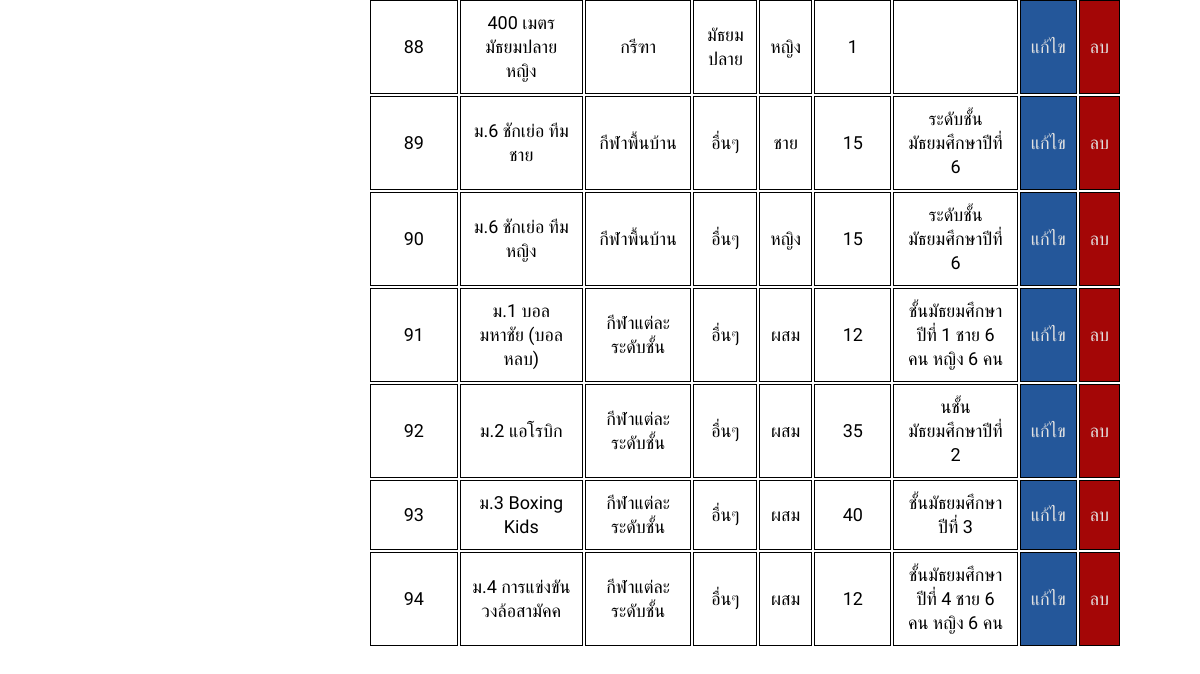
/admin_system.php?page=sport&sub_page=view (signed in, lower part), run on an earlier commit of the app's database.
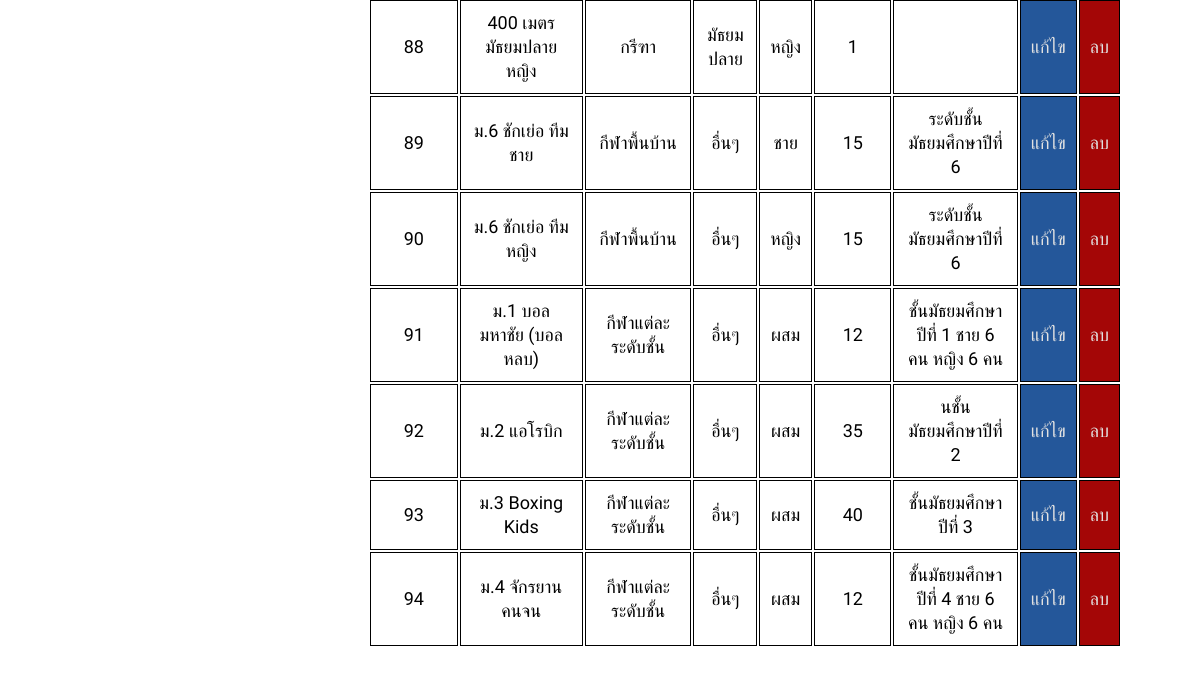
And on a later commit of the database.
### tables this page shows
CREATE TABLE `sports` (
  `sport_id` int(11) NOT NULL,
  `sport_name` varchar(128) NOT NULL,
  `sport_type` varchar(64) NOT NULL,
  `sport_degree` varchar(16) NOT NULL,
  `sport_gender` varchar(8) NOT NULL,
  `sport_amount` int(2) NOT NULL,
  `sport_note` varchar(256) NOT NULL
);

### admin/view/view_sport.php (the view, shortened to what this page needs)
<body>
	<div class="table_container">
	<table>
		<?php
			$sql_find_sports = "SELECT * FROM `sports`";
			$result_find_sports = mysqli_query($conn, $sql_find_sports);
			if (mysqli_num_rows($result_find_sports) > 0) {
				while ($row_find_sports = mysqli_fetch_assoc($result_find_sports)) {
					echo "<tr>
							<td>".$row_find_sports['sport_id']."</td>
							<td>".$row_find_sports['sport_name']."</td>
							<td>".$row_find_sports['sport_type']."</td>
							<td>".$row_find_sports['sport_degree']."</td>
							<td>".$row_find_sports['sport_gender']."</td>
							<td>".$row_find_sports['sport_amount']."</td>
							<td>".$row_find_sports['sport_note']."</td>
							<td class=edit><a href=\"admin_system.php?page=sport&sub_page=edit&sport_id=".$row_find_sports['sport_id']."\">แก้ไข</a></td>
							<td class=del><a href=\"admin_system.php?page=sport&sub_page=delete&sport_id=".$row_find_sports['sport_id']."\">ลบ</a></td>
						</tr>";
				}
			}else{
				echo "no sport found...";
			}
		 ?>
	</table>
</div>
</body>

### admin_system.php (shortened to what this page needs)
<!DOCTYPE html>
<html lang="th">
<head>
    <link rel="stylesheet"  href="element/styles_admin_old.css">
    <link href='https://unpkg.com/boxicons@2.0.9/css/boxicons.min.css' rel='stylesheet'>
    <link rel="stylesheet" href="https://cdnjs.cloudflare.com/ajax/libs/font-awesome/6.6.0/css/all.min.css" />
</head>
<body>
  <main>
    <div class="container">
      <?php
        switch ($_GET['page']) {
          case 'sport':
            include 'admin/sport.php';
            break;
        }
      ?>
</body>
</html>

### admin/sport.php (shortened to what this page needs)
<link rel="stylesheet"  href="element/styles_admin_sport.css">
<body>
	<?php
	switch ($_GET['sub_page']) {
		case 'view':
			include 'admin/view/view_sport.php';
			break;
	}
 ?>
</body>
</html>

### element/styles_admin_old.css (style rules this page uses)
* { margin: 0; padding: 0; box-sizing: border-box; text-decoration: none; list-style: none; font-family: "Mitr", sans-serif; }
:root { --base-clr: #11121a; --line-clr: #42434a; --hover-clr: #222533; --text-clr: #e6e6ef; --accent-clr: #5e63ff; --secondary-text-clr: #b0b3c1; }
body { min-height: 100vh; min-height: 100dvh; color: #444444; display: grid; grid-template-columns: auto 1fr ; line-height: 1.5rem; height: -webkit-fill-available; }
main { padding: min(30px, 10%); }

### element/styles_admin_sport.css (style rules this page uses)
* { margin: 0; padding: 0; box-sizing: border-box; text-decoration: none; list-style: none; font-family: "Mitr", sans-serif; }
.table_container { overflow-x: auto; -webkit-overflow-scrolling: touch; }

What changed in the data, as far as the page shows it:
changed sports "ชั้นมัธยมศึกษาปีที่ 4 ชาย 6 คน หญิง 6 คน": sport_name "ม.4 การแข่งขันวงล้อสามัคค" → "ม.4 จักรยานคนจน"
